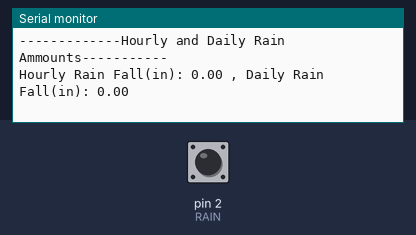
This sketch was run on a simulated Arduino Uno, built with avr-gcc and run on an emulated ATmega328P. On the bench: the last lines printed to the serial monitor. Inputs (shaded band) come from the test bench; at power-on: pin 2 (RAIN) HIGH.

Above: at 1.2 s.
1.3 s: pin 2 (RAIN) pulled LOW for 0.15 s
2.9 s: pin 2 (RAIN) pulled LOW for 1 s
At 5.3 s:
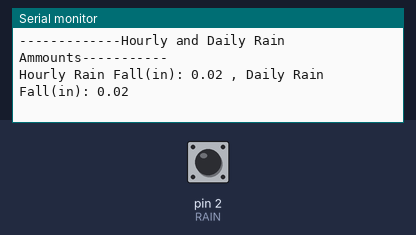
5.4 s: pin 2 (RAIN) pulled LOW for 0.15 s
At 11.4 s:
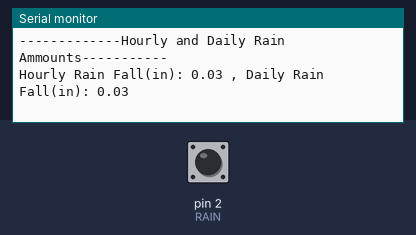

Measured:
- after the input at 2.9 s, the serial monitor: prints a new line after 2.2 s (image 1)
- after the input at 5.4 s, the serial monitor: prints a new line after 4.7 s (image 2)

The sketch:

RainGauge.ino
```cpp
const byte RAIN = 2;

//Global Variables
//-=-=-=-=-=-=-=-=-=-=-=-=-=-=-=-=-=-=-=-=-=-=-=-=-=-=-=-=
long lastSecond; //The millis counter to see when a second rolls by
byte seconds; //When it hits 60, increase the current minute
byte seconds_2m; //Keeps track of the "wind speed/dir avg" over last 2 minutes array of data
byte minutes; //Keeps track of where we are in various arrays of data
byte minutes_10m; //Keeps track of where we are in wind gust/dir over last 10 minutes array of data

float rainin = 0; // [rain inches over the past hour)] -- the accumulated rainfall in the past 60 min
volatile float dailyrainin = 0; // [rain inches so far today in local time]
volatile float rainHour[60]; //60 floating numbers to keep track of 60 minutes of rain

// volatiles are subject to modification by IRQs
volatile unsigned long raintime, rainlast, raininterval, rain;

void setup() {
  Serial.begin(9600);
  pinMode(RAIN, INPUT_PULLUP); // input from wind meters rain gauge sensor

  // attach external interrupt pins to IRQ functions
  attachInterrupt(0, rainIRQ, FALLING);

  //turn interrupts on
  interrupts();
}

void loop()
{
 //Total rainfall for the day is calculated within the interrupt
  //Calculate amount of rainfall for the last 60 minutes
  rainin = 0;
  for (int i = 0 ; i < 60 ; i++)
    rainin += rainHour[i];

  if(millis()%5000 == 0)
  {
    Serial.println("-------------Hourly and Daily Rain Ammounts-----------" );
    Serial.print("Hourly Rain Fall(in): ");
    Serial.print(rainin);
    Serial.print(" , ");
    Serial.print("Daily Rain Fall(in): ");
    Serial.println(dailyrainin);
  }

}

void rainIRQ()
// Count rain gauge bucket tips as they occur
// Activated by the magnet and reed switch in the rain gauge, attached to input D2
{
  raintime = millis(); // grab current time
  raininterval = raintime - rainlast; // calculate interval between this and last event

  if (raininterval > 10) // ignore switch-bounce glitches less than 10mS after initial edge
  {
    dailyrainin += 0.011; //Each dump is 0.011" of water
    rainHour[minutes] += 0.011; //Increase this minute's amount of rain

    rainlast = raintime; // set up for next event
  }
}
```
